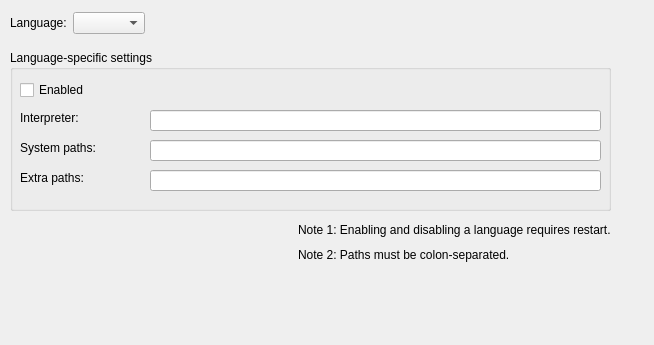
<?xml version="1.0" encoding="UTF-8"?>
<ui version="4.0">
 <class>UaisoQtc::UaisoSettingsPage</class>
 <widget class="QWidget" name="UaisoQtc::UaisoSettingsPage">
  <property name="geometry">
   <rect>
    <x>0</x>
    <y>0</y>
    <width>654</width>
    <height>345</height>
   </rect>
  </property>
  <property name="windowTitle">
   <string>Form</string>
  </property>
  <widget class="QGroupBox" name="groupBox">
   <property name="geometry">
    <rect>
     <x>10</x>
     <y>50</y>
     <width>601</width>
     <height>161</height>
    </rect>
   </property>
   <property name="title">
    <string>Language-specific settings</string>
   </property>
   <widget class="QCheckBox" name="enabledCheck">
    <property name="geometry">
     <rect>
      <x>10</x>
      <y>30</y>
      <width>75</width>
      <height>20</height>
     </rect>
    </property>
    <property name="text">
     <string>Enabled</string>
    </property>
   </widget>
   <widget class="QLabel" name="interpreterLabel">
    <property name="geometry">
     <rect>
      <x>10</x>
      <y>60</y>
      <width>72</width>
      <height>16</height>
     </rect>
    </property>
    <property name="text">
     <string>Interpreter:</string>
    </property>
   </widget>
   <widget class="QLineEdit" name="interpreterEdit">
    <property name="geometry">
     <rect>
      <x>140</x>
      <y>60</y>
      <width>451</width>
      <height>21</height>
     </rect>
    </property>
   </widget>
   <widget class="QLabel" name="sysPathLabel">
    <property name="geometry">
     <rect>
      <x>10</x>
      <y>90</y>
      <width>87</width>
      <height>16</height>
     </rect>
    </property>
    <property name="text">
     <string>System paths:</string>
    </property>
   </widget>
   <widget class="QLineEdit" name="sysPathEdit">
    <property name="geometry">
     <rect>
      <x>140</x>
      <y>90</y>
      <width>451</width>
      <height>21</height>
     </rect>
    </property>
   </widget>
   <widget class="QLabel" name="extraPathLabel">
    <property name="geometry">
     <rect>
      <x>10</x>
      <y>120</y>
      <width>75</width>
      <height>16</height>
     </rect>
    </property>
    <property name="text">
     <string>Extra paths:</string>
    </property>
   </widget>
   <widget class="QLineEdit" name="extraPathEdit">
    <property name="geometry">
     <rect>
      <x>140</x>
      <y>120</y>
      <width>451</width>
      <height>21</height>
     </rect>
    </property>
   </widget>
   <zorder>interpreterEdit</zorder>
   <zorder></zorder>
  </widget>
  <widget class="QWidget" name="">
   <property name="geometry">
    <rect>
     <x>10</x>
     <y>10</y>
     <width>530</width>
     <height>26</height>
    </rect>
   </property>
   <layout class="QHBoxLayout" name="horizontalLayout_3">
    <item>
     <widget class="QLabel" name="langLabel">
      <property name="text">
       <string>Language:</string>
      </property>
     </widget>
    </item>
    <item>
     <widget class="QComboBox" name="langCombo"/>
    </item>
    <item>
     <spacer name="horizontalSpacer">
      <property name="orientation">
       <enum>Qt::Horizontal</enum>
      </property>
      <property name="sizeHint" stdset="0">
       <size>
        <width>40</width>
        <height>20</height>
       </size>
      </property>
     </spacer>
    </item>
   </layout>
  </widget>
  <widget class="QWidget" name="">
   <property name="geometry">
    <rect>
     <x>10</x>
     <y>220</y>
     <width>601</width>
     <height>44</height>
    </rect>
   </property>
   <layout class="QHBoxLayout" name="horizontalLayout">
    <item>
     <spacer name="horizontalSpacer_2">
      <property name="orientation">
       <enum>Qt::Horizontal</enum>
      </property>
      <property name="sizeHint" stdset="0">
       <size>
        <width>40</width>
        <height>20</height>
       </size>
      </property>
     </spacer>
    </item>
    <item>
     <layout class="QVBoxLayout" name="verticalLayout">
      <item>
       <widget class="QLabel" name="label">
        <property name="text">
         <string>Note 1: Enabling and disabling a language requires restart.</string>
        </property>
       </widget>
      </item>
      <item>
       <widget class="QLabel" name="label_3">
        <property name="text">
         <string>Note 2: Paths must be colon-separated.</string>
        </property>
       </widget>
      </item>
     </layout>
    </item>
   </layout>
  </widget>
  <zorder>langLabel</zorder>
  <zorder>langCombo</zorder>
  <zorder>langCombo</zorder>
  <zorder>enabledCheck</zorder>
  <zorder>interpreterLabel</zorder>
  <zorder>interpreterEdit</zorder>
  <zorder>label</zorder>
  <zorder>label_3</zorder>
  <zorder>sysPathLabel</zorder>
  <zorder>extraPathLabel</zorder>
  <zorder>sysPathEdit</zorder>
  <zorder>extraPathEdit</zorder>
  <zorder>sysPathEdit</zorder>
  <zorder>groupBox</zorder>
  <zorder>label</zorder>
  <zorder>verticalSpacer</zorder>
  <zorder></zorder>
  <zorder>horizontalSpacer_2</zorder>
 </widget>
 <resources/>
 <connections/>
 <slots>
  <slot>leandroSlot()</slot>
 </slots>
</ui>
